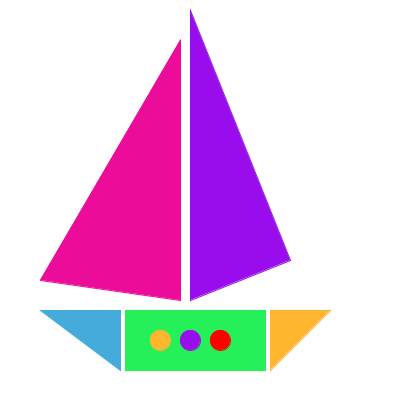
Frame 1 (no input)
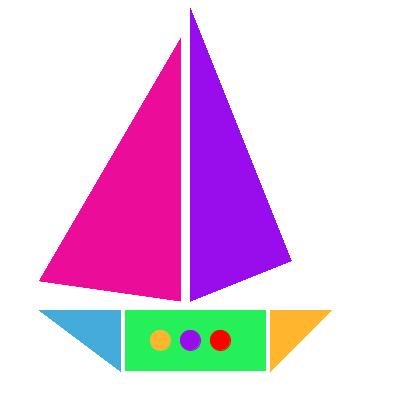
Frame 60 (the mouse pressed at the canvas centre just before this capture)
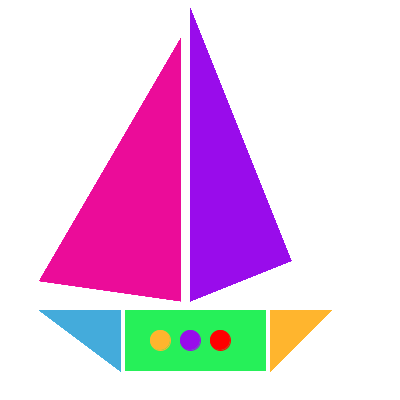
Frame 120 (the mouse held since frame 60 and released just before this capture)

The Processing sketch that drew these frames (run headless with seeded random() and noise(); from frame 60 on, the mouse is pressed at the canvas centre):

// Processing sketch: sketchEjercicio9
// ── sketchEjercicio9.pde
void setup(){
  size(400,400);
  background(255,255,255);
}

void draw(){
  fill(235,12,153);
  stroke(235,12,153);
  triangle(180,40,40,280,180,300);
  fill(153,12,235);
  stroke(153,12,235);
  triangle(190,10,190,300,290,260);
  fill(68,171,219);
  stroke(68,171,219);
  triangle(40,310,120,310,120,370);
  fill(255,181,46);
  stroke(255,181,46);
  triangle(270,310,270,370,330,310);
  fill(38,240,89);
  stroke(38,240,89);
  rect(125,310,140,60);
  fill(255,181,46);
  stroke(255,181,46);
  circle(160,340,20);
  fill(153,12,235);
  stroke(153,12,235);
  circle(190,340,20);
  fill(255,0,0);
  stroke(255,0,0);
  circle(220,340,20);
}
